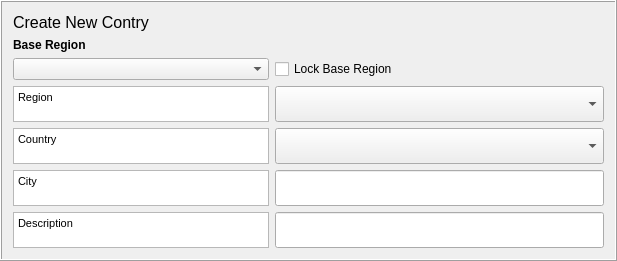
    <widget class="QFrame" name="frame1">
     <property name="sizePolicy">
      <sizepolicy hsizetype="Preferred" vsizetype="Preferred">
       <horstretch>0</horstretch>
       <verstretch>0</verstretch>
      </sizepolicy>
     </property>
     <property name="maximumSize">
      <size>
       <width>16777215</width>
       <height>16777215</height>
      </size>
     </property>
     <property name="frameShape">
      <enum>QFrame::Box</enum>
     </property>
     <property name="frameShadow">
      <enum>QFrame::Raised</enum>
     </property>
     <layout class="QGridLayout" name="gridLayout_2">
      <item row="0" column="0" colspan="2">
       <widget class="QLabel" name="label_42">
        <property name="maximumSize">
         <size>
          <width>16777215</width>
          <height>35</height>
         </size>
        </property>
        <property name="text">
         <string>&lt;!DOCTYPE HTML PUBLIC &quot;-//W3C//DTD HTML 4.0//EN&quot; &quot;http://www.w3.org/TR/REC-html40/strict.dtd&quot;&gt;
&lt;html&gt;&lt;head&gt;&lt;meta name=&quot;qrichtext&quot; content=&quot;1&quot; /&gt;&lt;style type=&quot;text/css&quot;&gt;
p, li { white-space: pre-wrap; }
&lt;/style&gt;&lt;/head&gt;&lt;body style=&quot; font-family:'MS Shell Dlg 2'; font-size:8pt; font-weight:400; font-style:normal;&quot;&gt;
&lt;p style=&quot; margin-top:0px; margin-bottom:0px; margin-left:0px; margin-right:0px; -qt-block-indent:0; text-indent:0px;&quot;&gt;&lt;span style=&quot; font-size:12pt;&quot;&gt;Create New Contry&lt;/span&gt;&lt;/p&gt;&lt;/body&gt;&lt;/html&gt;</string>
        </property>
       </widget>
      </item>
      <item row="1" column="0">
       <widget class="QLabel" name="label">
        <property name="sizePolicy">
         <sizepolicy hsizetype="Preferred" vsizetype="Minimum">
          <horstretch>0</horstretch>
          <verstretch>0</verstretch>
         </sizepolicy>
        </property>
        <property name="minimumSize">
         <size>
          <width>0</width>
          <height>0</height>
         </size>
        </property>
        <property name="maximumSize">
         <size>
          <width>16777215</width>
          <height>20</height>
         </size>
        </property>
        <property name="font">
         <font>
          <weight>75</weight>
          <bold>true</bold>
         </font>
        </property>
        <property name="text">
         <string>Base Region</string>
        </property>
        <property name="alignment">
         <set>Qt::AlignBottom|Qt::AlignLeading|Qt::AlignLeft</set>
        </property>
       </widget>
      </item>
      <item row="2" column="0">
       <widget class="QComboBox" name="comboBoxBaseRegion"/>
      </item>
      <item row="2" column="1">
       <widget class="QCheckBox" name="checkBoxA">
        <property name="text">
         <string>Lock Base Region</string>
        </property>
       </widget>
      </item>
      <item row="3" column="0">
       <widget class="QTextBrowser" name="textBrowser_Surface">
        <property name="sizePolicy">
         <sizepolicy hsizetype="Preferred" vsizetype="Preferred">
          <horstretch>0</horstretch>
          <verstretch>0</verstretch>
         </sizepolicy>
        </property>
        <property name="minimumSize">
         <size>
          <width>1</width>
          <height>0</height>
         </size>
        </property>
        <property name="maximumSize">
         <size>
          <width>16777215</width>
          <height>36</height>
         </size>
        </property>
        <property name="html">
         <string>&lt;!DOCTYPE HTML PUBLIC &quot;-//W3C//DTD HTML 4.0//EN&quot; &quot;http://www.w3.org/TR/REC-html40/strict.dtd&quot;&gt;
&lt;html&gt;&lt;head&gt;&lt;meta name=&quot;qrichtext&quot; content=&quot;1&quot; /&gt;&lt;style type=&quot;text/css&quot;&gt;
p, li { white-space: pre-wrap; }
&lt;/style&gt;&lt;/head&gt;&lt;body style=&quot; font-family:'MS Shell Dlg 2'; font-size:9.75pt; font-weight:400; font-style:normal;&quot;&gt;
&lt;p style=&quot; margin-top:0px; margin-bottom:0px; margin-left:0px; margin-right:0px; -qt-block-indent:0; text-indent:0px;&quot;&gt;&lt;span style=&quot; font-size:8pt;&quot;&gt;Region&lt;/span&gt;&lt;/p&gt;&lt;/body&gt;&lt;/html&gt;</string>
        </property>
       </widget>
      </item>
      <item row="4" column="0">
       <widget class="QTextBrowser" name="textBrowserDesc">
        <property name="sizePolicy">
         <sizepolicy hsizetype="Preferred" vsizetype="Preferred">
          <horstretch>0</horstretch>
          <verstretch>0</verstretch>
         </sizepolicy>
        </property>
        <property name="minimumSize">
         <size>
          <width>1</width>
          <height>0</height>
         </size>
        </property>
        <property name="maximumSize">
         <size>
          <width>16777215</width>
          <height>36</height>
         </size>
        </property>
        <property name="html">
         <string>&lt;!DOCTYPE HTML PUBLIC &quot;-//W3C//DTD HTML 4.0//EN&quot; &quot;http://www.w3.org/TR/REC-html40/strict.dtd&quot;&gt;
&lt;html&gt;&lt;head&gt;&lt;meta name=&quot;qrichtext&quot; content=&quot;1&quot; /&gt;&lt;style type=&quot;text/css&quot;&gt;
p, li { white-space: pre-wrap; }
&lt;/style&gt;&lt;/head&gt;&lt;body style=&quot; font-family:'MS Shell Dlg 2'; font-size:9.75pt; font-weight:400; font-style:normal;&quot;&gt;
&lt;p style=&quot; margin-top:0px; margin-bottom:0px; margin-left:0px; margin-right:0px; -qt-block-indent:0; text-indent:0px;&quot;&gt;&lt;span style=&quot; font-size:8pt;&quot;&gt;Country&lt;/span&gt;&lt;/p&gt;&lt;/body&gt;&lt;/html&gt;</string>
        </property>
       </widget>
      </item>
      <item row="5" column="0">
       <widget class="QTextBrowser" name="textBrowserPeriod">
        <property name="sizePolicy">
         <sizepolicy hsizetype="Preferred" vsizetype="Preferred">
          <horstretch>0</horstretch>
          <verstretch>0</verstretch>
         </sizepolicy>
        </property>
        <property name="minimumSize">
         <size>
          <width>1</width>
          <height>0</height>
         </size>
        </property>
        <property name="maximumSize">
         <size>
          <width>16777215</width>
          <height>36</height>
         </size>
        </property>
        <property name="html">
         <string>&lt;!DOCTYPE HTML PUBLIC &quot;-//W3C//DTD HTML 4.0//EN&quot; &quot;http://www.w3.org/TR/REC-html40/strict.dtd&quot;&gt;
&lt;html&gt;&lt;head&gt;&lt;meta name=&quot;qrichtext&quot; content=&quot;1&quot; /&gt;&lt;style type=&quot;text/css&quot;&gt;
p, li { white-space: pre-wrap; }
&lt;/style&gt;&lt;/head&gt;&lt;body style=&quot; font-family:'MS Shell Dlg 2'; font-size:9.75pt; font-weight:400; font-style:normal;&quot;&gt;
&lt;p style=&quot; margin-top:0px; margin-bottom:0px; margin-left:0px; margin-right:0px; -qt-block-indent:0; text-indent:0px;&quot;&gt;&lt;span style=&quot; font-size:8pt;&quot;&gt;City&lt;/span&gt;&lt;/p&gt;&lt;/body&gt;&lt;/html&gt;</string>
        </property>
       </widget>
      </item>
      <item row="5" column="1">
       <widget class="QgsFilterLineEdit" name="textEditCity">
        <property name="sizePolicy">
         <sizepolicy hsizetype="Expanding" vsizetype="Preferred">
          <horstretch>0</horstretch>
          <verstretch>0</verstretch>
         </sizepolicy>
        </property>
        <property name="maximumSize">
         <size>
          <width>16777215</width>
          <height>36</height>
         </size>
        </property>
        <property name="qgisRelation" stdset="0">
         <string notr="true"/>
        </property>
       </widget>
      </item>
      <item row="6" column="0">
       <widget class="QTextBrowser" name="textBrowserOrig">
        <property name="sizePolicy">
         <sizepolicy hsizetype="Preferred" vsizetype="Preferred">
          <horstretch>0</horstretch>
          <verstretch>0</verstretch>
         </sizepolicy>
        </property>
        <property name="minimumSize">
         <size>
          <width>1</width>
          <height>0</height>
         </size>
        </property>
        <property name="maximumSize">
         <size>
          <width>16777215</width>
          <height>36</height>
         </size>
        </property>
        <property name="html">
         <string>&lt;!DOCTYPE HTML PUBLIC &quot;-//W3C//DTD HTML 4.0//EN&quot; &quot;http://www.w3.org/TR/REC-html40/strict.dtd&quot;&gt;
&lt;html&gt;&lt;head&gt;&lt;meta name=&quot;qrichtext&quot; content=&quot;1&quot; /&gt;&lt;style type=&quot;text/css&quot;&gt;
p, li { white-space: pre-wrap; }
&lt;/style&gt;&lt;/head&gt;&lt;body style=&quot; font-family:'MS Shell Dlg 2'; font-size:9.75pt; font-weight:400; font-style:normal;&quot;&gt;
&lt;p style=&quot; margin-top:0px; margin-bottom:0px; margin-left:0px; margin-right:0px; -qt-block-indent:0; text-indent:0px;&quot;&gt;&lt;span style=&quot; font-size:8pt;&quot;&gt;Description&lt;/span&gt;&lt;/p&gt;&lt;/body&gt;&lt;/html&gt;</string>
        </property>
       </widget>
      </item>
      <item row="6" column="1">
       <widget class="QgsFilterLineEdit" name="textEditDesc">
        <property name="sizePolicy">
         <sizepolicy hsizetype="Expanding" vsizetype="Preferred">
          <horstretch>0</horstretch>
          <verstretch>0</verstretch>
         </sizepolicy>
        </property>
        <property name="maximumSize">
         <size>
          <width>16777215</width>
          <height>36</height>
         </size>
        </property>
        <property name="qgisRelation" stdset="0">
         <string notr="true"/>
        </property>
       </widget>
      </item>
      <item row="3" column="1">
       <widget class="QComboBox" name="comboBoxRegion">
        <property name="sizePolicy">
         <sizepolicy hsizetype="Expanding" vsizetype="Preferred">
          <horstretch>0</horstretch>
          <verstretch>0</verstretch>
         </sizepolicy>
        </property>
        <property name="minimumSize">
         <size>
          <width>329</width>
          <height>0</height>
         </size>
        </property>
        <item>
         <property name="text">
          <string/>
         </property>
        </item>
       </widget>
      </item>
      <item row="4" column="1">
       <widget class="QComboBox" name="comboBoxCountry">
        <property name="sizePolicy">
         <sizepolicy hsizetype="Expanding" vsizetype="Preferred">
          <horstretch>0</horstretch>
          <verstretch>0</verstretch>
         </sizepolicy>
        </property>
        <property name="minimumSize">
         <size>
          <width>329</width>
          <height>0</height>
         </size>
        </property>
       </widget>
      </item>
     </layout>
    </widget>
